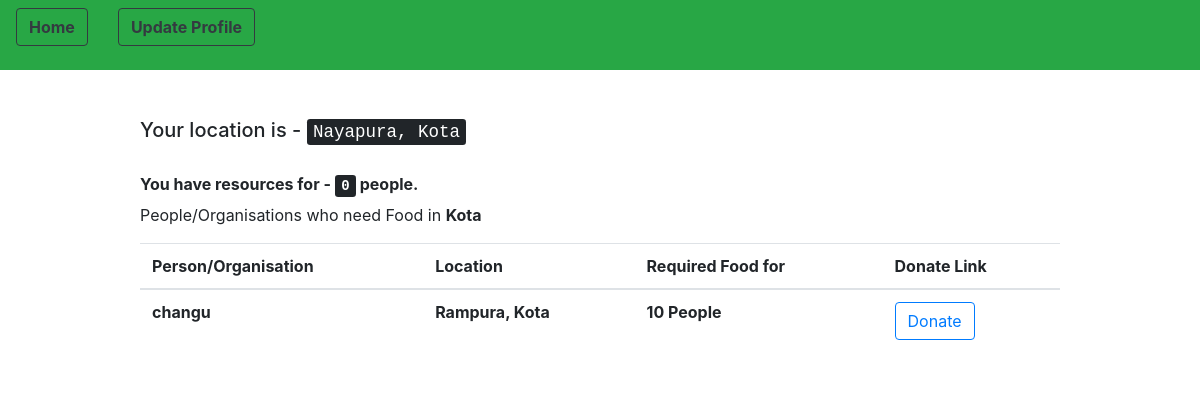
The app's page /users/showRecievers/ (signed in), older data.
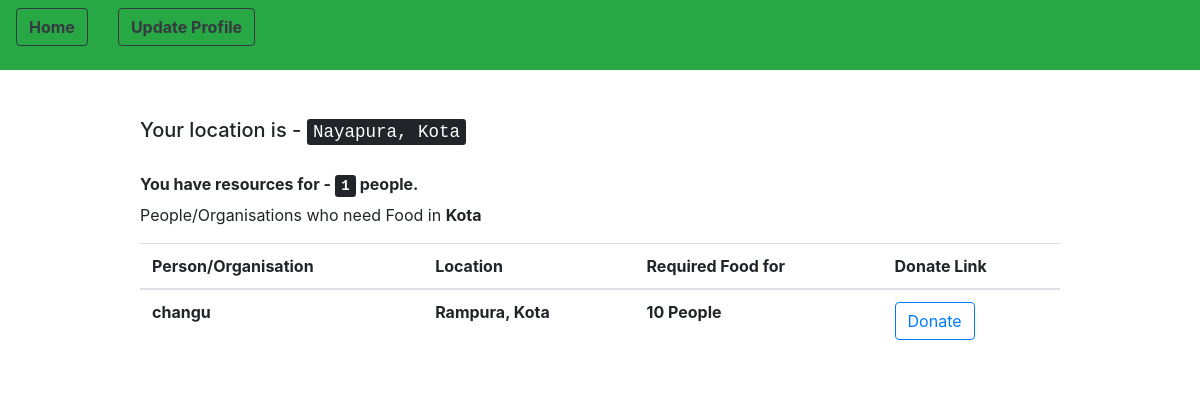
The same page, newer data.
### customUser/models.py (models this page shows, shortened)
class CustomUser(AbstractUser):
    pin_code = models.IntegerField(null = True)
    contact_no = models.IntegerField(null = True)
    resources = models.IntegerField(null = True) # no. of persons avability/requirement
    locality = models.CharField(max_length = 100)
    city = models.CharField(max_length = 50)
    """CHOICES=[('0','Donor'),
                   ('1','Reciever')]"""
    state = models.CharField(max_length = 50, default = " ")
    user_type = models.IntegerField(null = True) # 0 - Donor 1 - Reciever
    email = models.EmailField(unique=True)

### customUser/views.py (the view)
# urls.py: path('showRecievers/', views.show_nearby_recievers, name = 'showNearbyRecievers'),
@login_required(login_url = "/users/login")
def show_nearby_recievers(request):
	you = request.user
	you_address = you.locality + ',' + you.city
	donors = CustomUser.objects.filter(city = you.city)
	return render(request, 'show_recievers.html', {'you' : you, 'donors' : donors})

### templates/show_recievers.html (shortened to what this page needs)
{% extends 'base.html' %}
{% block navigation %}
	<div class = "row">
		<div class = "col">
	<form method = "post" action = "{% url 'homePage' %}">
		<button type = "submit" class = "btn btn-outline-dark navbar-btn"> <strong>Home </strong></button>
	</form>
</div>
<div class = "col">
			<form method = "get" action = "{% url 'edit_profile' %}">
				<button type = "submit" class = "btn btn-outline-dark navbar-btn"> <strong> Update Profile </strong></button>
			</form>
		</div>
	</div>
{% endblock %}
{% block content %}
	<h5> Your location is - <kbd> {{ you.locality }}, {{ you.city }} </kbd> </h5> <br>
	<h6> <strong> You have resources for - <kbd> {{ you.resources }}</kbd> people.</strong></h6>
	<p> People/Organisations who need Food in <strong> {{ you.city }} </strong> </p>
	<table class = "table">
			<thead>
				<tr>
					<th scope="col"> Person/Organisation </th>
					<th scope="col"> Location </th>
					<th scope="col"> Required Food for </th>
					<th scope ="col"> Donate Link </th>
				</tr>
			</thead>
			<tbody>
	{% for i in donors %}
		{% if i.username != 'admin' and i.user_type == 1 and i.resources > 0%}
				<tr>
				<th scope="row"> {{ i.username }}  </th>
				<th scope="row"> {{ i.locality }}, {{ i.city }} </th>
				<th scope="row"> {{ i.resources }} People </th>
				<th scope="row">
					<form method = "get" action = "{% url 'donation_done' i.email %}"> {% csrf_token %}
						<button class = "btn btn-outline-primary"> Donate </button>
					</form>
				</th>
			</tr>
		{% endif %}
	{% endfor %}
	</tbody>
			</table>
	<br> <br>
{% endblock %}

Row changes from the older to the newer data that the page shows:
changed CustomUser "Nayapura": resources "0" → "1"
